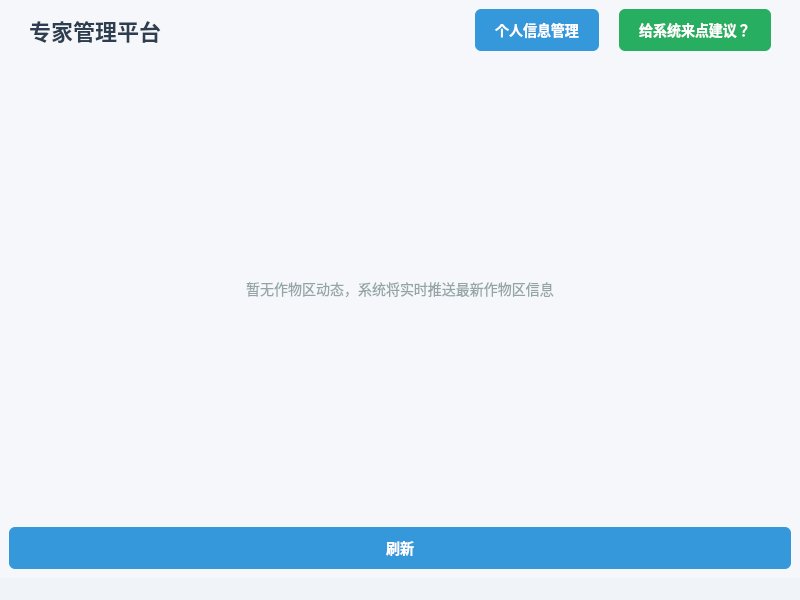
<?xml version="1.0" encoding="UTF-8"?>
<ui version="4.0">
 <class>ExpertWindow</class>
 <widget class="QMainWindow" name="ExpertWindow">
  <property name="geometry">
   <rect>
    <x>0</x>
    <y>0</y>
    <width>800</width>
    <height>600</height>
   </rect>
  </property>
  <property name="windowTitle">
   <string>专家管理平台</string>
  </property>
  <property name="styleSheet">
   <string>background-color: #f5f7fa;</string>
  </property>
  <widget class="QWidget" name="centralwidget">
   <layout class="QVBoxLayout" name="mainLayout">
    <item>
     <layout class="QHBoxLayout" name="navLayout">
      <property name="spacing">
       <number>20</number>
      </property>
      <property name="leftMargin">
       <number>20</number>
      </property>
      <property name="topMargin">
       <number>0</number>
      </property>
      <property name="rightMargin">
       <number>20</number>
      </property>
      <property name="bottomMargin">
       <number>0</number>
      </property>
      <item>
       <widget class="QLabel" name="titleLabel">
        <property name="styleSheet">
         <string>
            font-size: 22px;
            font-weight: bold;
            color: #2c3e50;
          </string>
        </property>
        <property name="text">
         <string>专家管理平台</string>
        </property>
       </widget>
      </item>
      <item>
       <spacer name="horizontalSpacer">
        <property name="orientation">
         <enum>Qt::Horizontal</enum>
        </property>
        <property name="sizeHint" stdset="0">
         <size>
          <width>40</width>
          <height>20</height>
         </size>
        </property>
       </spacer>
      </item>
      <item>
       <widget class="QPushButton" name="updateInfoButton">
        <property name="styleSheet">
         <string>
            QPushButton {
              background-color: #3498db;
              color: white;
              border-radius: 6px;
              padding: 10px 20px;
              font-size: 14px;
              font-weight: bold;
              border: none;
            }
            QPushButton:hover {
              background-color: #2980b9;
            }
          </string>
        </property>
        <property name="text">
         <string>个人信息管理</string>
        </property>
       </widget>
      </item>
      <item>
       <widget class="QPushButton" name="suggestButton">
        <property name="styleSheet">
         <string>
            QPushButton {
              background-color: #27ae60;
              color: white;
              border-radius: 6px;
              padding: 10px 20px;
              font-size: 14px;
              font-weight: bold;
              border: none;
            }
            QPushButton:hover {
              background-color: #219653;
            }
          </string>
        </property>
        <property name="text">
         <string>给系统来点建议？</string>
        </property>
       </widget>
      </item>
     </layout>
    </item>
    <item>
     <widget class="QScrollArea" name="cropArea">
      <property name="styleSheet">
       <string>
         QScrollArea {
           border: none;
           background: transparent;
         }
         QScrollBar:vertical {
           border: none;
           background: #f0f4f8;
           width: 8px;
           margin: 0;
         }
         QScrollBar::handle:vertical {
           background: #cbd2d9;
           border-radius: 4px;
         }
         QScrollBar::add-line:vertical, 
         QScrollBar::sub-line:vertical {
           height: 0;
         }
       </string>
      </property>
      <property name="verticalScrollBarPolicy">
       <enum>Qt::ScrollBarAsNeeded</enum>
      </property>
      <property name="horizontalScrollBarPolicy">
       <enum>Qt::ScrollBarAlwaysOff</enum>
      </property>
      <property name="widgetResizable">
       <bool>true</bool>
      </property>
      <widget class="QWidget" name="scrollAreaWidgetContents">
       <property name="geometry">
        <rect>
         <x>0</x>
         <y>0</y>
         <width>788</width>
         <height>470</height>
        </rect>
       </property>
       <layout class="QVBoxLayout" name="cropsLayout">
        <property name="spacing">
         <number>15</number>
        </property>
        <property name="leftMargin">
         <number>20</number>
        </property>
        <property name="topMargin">
         <number>15</number>
        </property>
        <property name="rightMargin">
         <number>20</number>
        </property>
        <property name="bottomMargin">
         <number>15</number>
        </property>
        <item>
         <widget class="QLabel" name="emptyLabel">
          <property name="styleSheet">
           <string>
             color: #95a5a6;
             font-size: 14px;
             padding: 30px;
           </string>
          </property>
          <property name="text">
           <string>暂无作物区动态，系统将实时推送最新作物区信息</string>
          </property>
          <property name="alignment">
           <set>Qt::AlignCenter</set>
          </property>
         </widget>
        </item>
       </layout>
      </widget>
     </widget>
    </item>
    <item>
     <widget class="QPushButton" name="refreshButton">
      <property name="text">
       <string>刷新</string>
      </property>
      <property name="styleSheet">
       <string>
        QPushButton {
          background-color: #3498db;
          color: white;
          border-radius: 6px;
          padding: 10px 20px;
          font-size: 14px;
          font-weight: bold;
          border: none;
        }
        QPushButton:hover {
          background-color: #2980b9;
        }
        QPushButton:pressed {
          background-color: #21618c;
        }
       </string>
      </property>
     </widget>
    </item>
   </layout>
  </widget>
  <widget class="QStatusBar" name="statusbar">
   <property name="styleSheet">
    <string>
      background: #f0f4f8;
      color: #7f8c8d;
      padding: 0 10px;
    </string>
   </property>
  </widget>
 </widget>
 <resources/>
 <connections/>
</ui>
